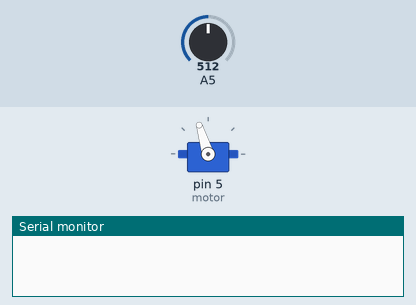
Simulated run of this sketch. Board: Arduino Uno, built with avr-gcc and run on an emulated ATmega328P. Parts: servo, the last lines printed to the serial monitor. The test bench sets the inputs (shaded band); at power-on: A5 = 512.

Above: at 0.1 s.
At 11.1 s:
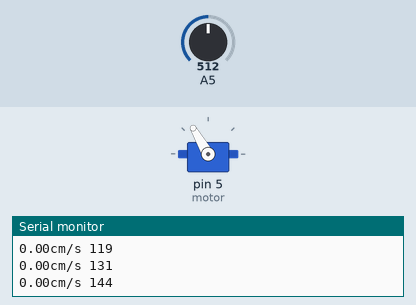
At 21.1 s:
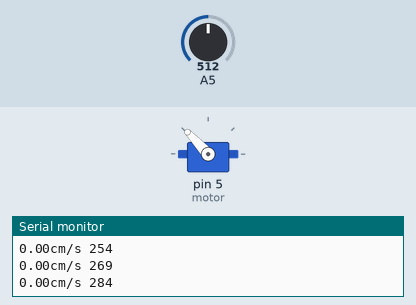
Timing chart, 0 to 22.6 s (numbered marks = the images above):
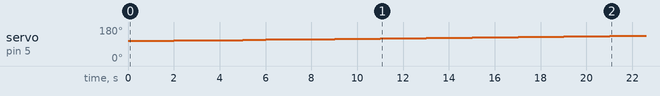

Measured:
- by itself, servo on pin 5 (motor): moves from 107° to 133° over 20.0 s

The sketch:

ControleGiros.ino
```cpp
#include <Servo.h>
#include "ContaGiros.h"


Servo motor;
ContaGiros cg;

// variaveis para o controle de velocidade
unsigned long parado = 1620;
unsigned long ajusteMotor = 30;
unsigned long deltaT = 1000;
unsigned long tempoAnterior = 0;
double termoIntegral = 0;
double Kp = 0.9;
double Ki = 0.02;


void setup() {
  motor.attach(5);
  cg.setup(A5,200);
  Serial.begin(9600);

}

/*
 * Gira até contar vinte fendas
 */
void testeContadorDePicos(){

  if ( cg.contaAte(20)) {
    motor.writeMicroseconds(1700);
  }
  else {
    motor.writeMicroseconds(1640);
  }

}

void testePicosPorTempo(){
  motor.writeMicroseconds(1670);
  unsigned long picos =  cg.girosPorTempo(2000);
   Serial.println(picos);
}

void testeVelocidadeAtual(){
  motor.writeMicroseconds(1740);
  // tempo configurado para 1 segundo (1000 ms)
  double vel = cg.getVelocidade(1000);
  Serial.println(vel);
}

void testeControleVelocidade() {
  int velocidadeAlvo = 12;
  // erro = velocidade desejada - velocidade estimada
  unsigned long tempoAtual = millis();
  double velocidade =  cg.getVelocidade(deltaT);
  if ( tempoAtual - tempoAnterior > deltaT ) {
    double erro = velocidadeAlvo - velocidade;
    termoIntegral += Ki*erro;
    Serial.print(velocidade);
    Serial.print("cm/s ");
    Serial.println(ajusteMotor);
    ajusteMotor += erro*Kp + termoIntegral;
    tempoAnterior = tempoAtual;
  }
  if (ajusteMotor > 300 ) {
    ajusteMotor = 300;
  }
  motor.writeMicroseconds(parado+ajusteMotor);
}

void loop() {
   //testeContadorDePicos();
   //testePicosPorTempo();
   //testeVelocidadeAtual();
   testeControleVelocidade();
}
```

ContaGiros.cpp
```cpp
#include "ContaGiros.h"

ContaGiros::ContaGiros(){
  pulsoAtual = false;
  pulsoAnterior = false;
  contadorPicos = 0;
  deltaTempo = 1000;
  ultimoContadorPicos = 0;

  distRoda = 7.4*3.1415; //2*raio*pi em centimetros
  qtFendas = 20;
}


void ContaGiros::setup(int p, int l){
  pin = p;
  limiar = l;
}

void ContaGiros::atualiza(){
  int inSensor = analogRead(pin);
  if (inSensor > limiar) {
    pulsoAtual = true;
  }
  else {
    pulsoAtual = false;
  }
  // detecta transição de subida
  if ( ! pulsoAnterior &&  pulsoAtual ){
    contadorPicos++;
  }
  pulsoAnterior = pulsoAtual;

}

/*
 * Velocidade em centimetros por segundo
 */
double ContaGiros::getVelocidade(unsigned long d){
  return picosParaDistancia(girosPorTempo(d));
}

unsigned long  ContaGiros::girosPorTempo(unsigned long d) {
  deltaTempo = d;
  atualiza();
  unsigned long tempoAtual = millis();
  if (tempoAtual - ultimoTempo > deltaTempo ) {
    deltaContadorPicos = contadorPicos - ultimoContadorPicos;
    ultimoTempo = tempoAtual;
    ultimoContadorPicos = contadorPicos;
    //Serial.println(deltaContadorPicos);
  }
  return deltaContadorPicos;

}

unsigned long ContaGiros::distanciaParaPicos(double dist) {
  // (dist / distRoda) = ( picos / qtFendas)
  return (dist/distRoda)*qtFendas;

}

double ContaGiros::picosParaDistancia(unsigned long picos){
  // (dist / distRoda) = ( picos / qtFendas)
  return  (picos*distRoda)/(qtFendas);
}


int ContaGiros::getContador(){
  return contadorPicos;
}

void ContaGiros::zeraContador() {
  contadorPicos = 0;
  ultimoContadorPicos = 0;

}

bool ContaGiros::contaAte(unsigned long cont){
  atualiza();
  if( cont < contadorPicos){
    return false;
  }
  else{
    return true;
  }
}
```

ContaGiros.h
```cpp
#ifndef CONTAGIROS_H
#define CONTAGIROS_H

#include <Arduino.h>


 class ContaGiros
 {
     public:
        ContaGiros();
        // Seta o pino do sensor e o limiar
        void setup(int p, int l);
        // atualiza() deve ser chamada no loop principal constatemente
        void atualiza();
        int getContador();
        void zeraContador();
        unsigned long  girosPorTempo(unsigned long d);
        bool contaAte(unsigned long cont);
        double getVelocidade(unsigned long d);


    private:
        unsigned long contadorPicos;
        bool pulsoAtual;
        bool pulsoAnterior;
        int pin;
        int limiar;
        // tempo
        unsigned long deltaTempo;
        unsigned long ultimoTempo;
        unsigned long ultimoContadorPicos;
        unsigned long deltaContadorPicos;

        //Distância percorida por uma volta completa da roda
        double distRoda;
        //Quantidade de fendas no disco
        double qtFendas;

        unsigned long distanciaParaPicos(double dist);
        double picosParaDistancia(unsigned long picos);


 };

#endif
```
